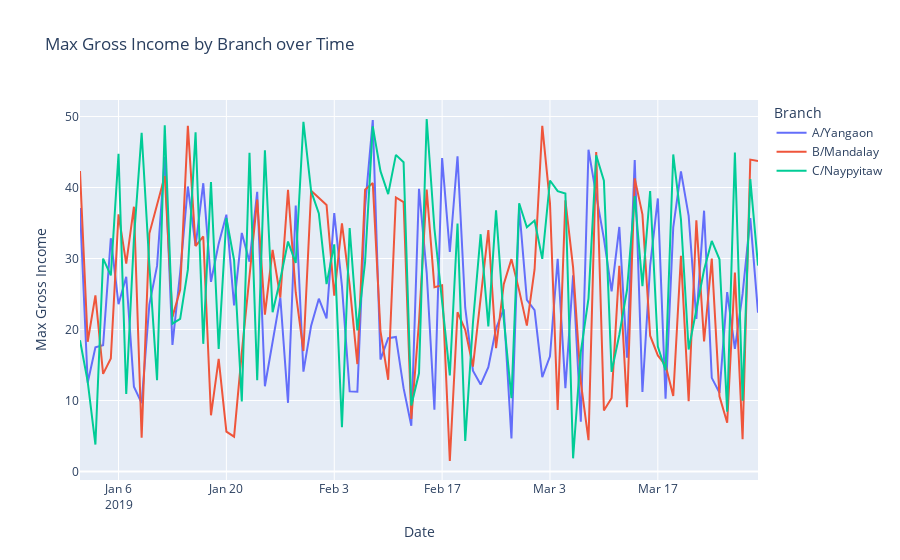

Notebook source saved alongside this figure:
### Code cell
fig = px.line(max_data, x='Date', y='gross income', color='Branch', title='Max Gross Income by Branch over Time')
fig.update_layout(xaxis_title='Date', yaxis_title='Max Gross Income')
fig.show()
